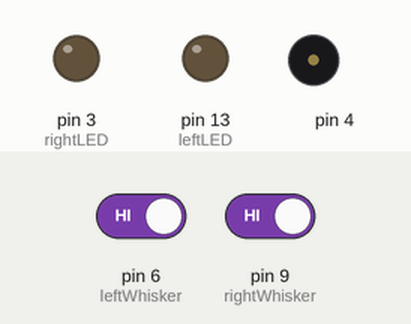
Simulated run of this sketch. Board: Arduino Uno, built with avr-gcc and run on an emulated ATmega328P. Parts: output pins drawn as LEDs (lit = HIGH), buzzer (waves = sounding). The inputs (shaded band) are chosen by the test bench; at power-on: pin 6 (leftWhisker) HIGH, pin 9 (rightWhisker) HIGH. What the sketch prints to the serial monitor is not drawn.

Above: at 2.2 s.
2.3 s: pin 6 (leftWhisker) driven LOW and pin 9 (rightWhisker) driven LOW
At 6.6 s:
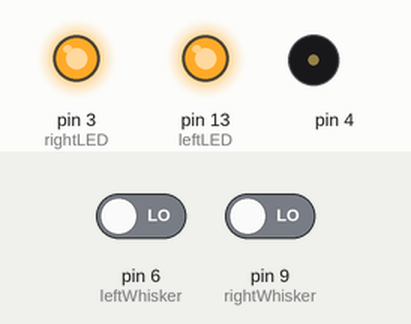
8.3 s: pin 6 (leftWhisker) driven HIGH
At 11.6 s:
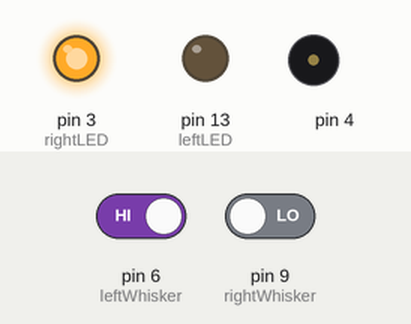
14.3 s: pin 6 (leftWhisker) driven LOW
At 16.6 s:
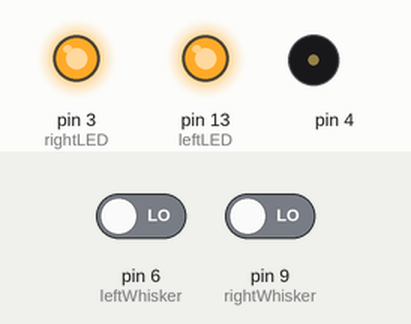
20.3 s: pin 9 (rightWhisker) driven HIGH
At 21.7 s:
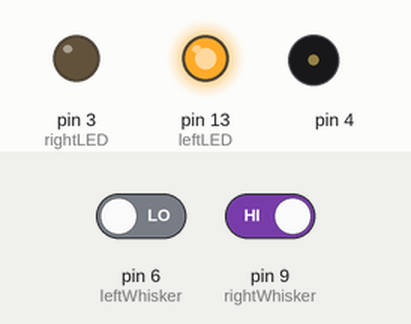
26.3 s: pin 9 (rightWhisker) driven LOW
At 31.7 s:
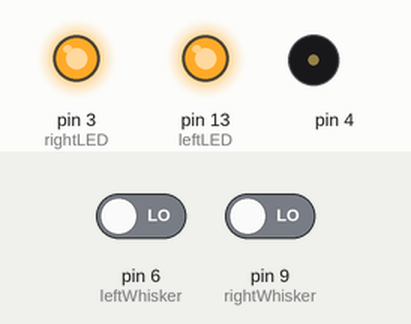
Timing chart, 0 to 33.2 s (numbered marks = the images above; inputs shaded):
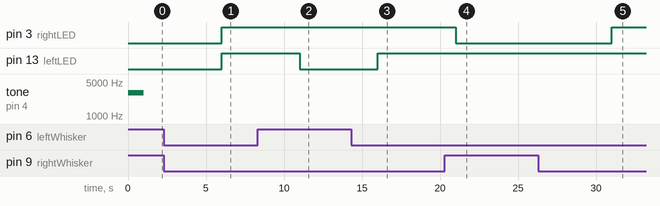

Measured:
- after the input at 2.3 s, pin 3 (rightLED), pin 13 (leftLED): LOW → HIGH after 3.7 s
- after the input at 8.3 s, pin 13 (leftLED): HIGH → LOW after 2.7 s
- after the input at 14.3 s, pin 13 (leftLED): LOW → HIGH after 1.7 s
- after the input at 20.3 s, pin 3 (rightLED): HIGH → LOW after 0.70 s
- after the input at 26.3 s, pin 3 (rightLED): LOW → HIGH after 4.7 s

The sketch:

Code_Along_Escape_Bot.ino
```cpp
int rightWhisker = 9;
int leftWhisker = 6;
int leftLED = 13;
int rightLED = 3;


void setup() {
tone(4, 3000, 1000);                   // Play tone for 1 second
delay(1000);                           // Delay to finish tone
pinMode(rightWhisker, INPUT);          // Set right whisker pin to input
pinMode(leftWhisker, INPUT);           // Set left whisker pin to input
pinMode(leftLED, OUTPUT);
pinMode(rightLED, OUTPUT);
Serial.begin(9600);                    // Set data rate to 9600 bps

}

void loop() {
byte wLeft = digitalRead(leftWhisker);      // Copy left result to wLeft
byte wRight = digitalRead(rightWhisker);    // Copy right reslt tp wRight

if(wLeft == 0)            // If left whisker contact
{
  digitalWrite(leftLED, HIGH); // Left LED on
}
else                     // If no left whisker contact
{
  digitalWrite(leftLED, LOW);   // Left LED off
}

if(wRight == 0)          // If right whisker contact
{
  digitalWrite(rightLED, HIGH);   // Right LED on

}
else                    // If no right whisker contact
{
  digitalWrite(rightLED, LOW);   // Right LED off
}
Serial.print(wLeft);             // Display wLeft
Serial.print(wRight);            // Display wRight
delay(5000);                     // Pause for 50 ms (5 seconds)

}
```
